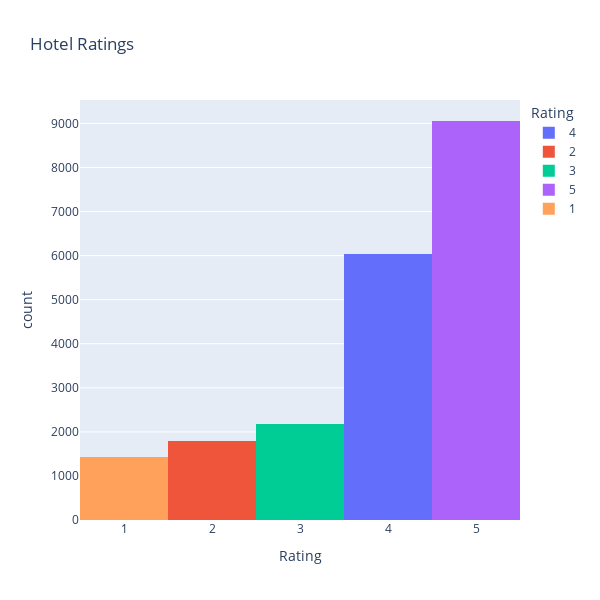

Notebook cell for this chart:
### Markdown cell above
Five types of Ratings from 1 - 5 with 1 being the lowest and 5 being the highest

### Code cell
px.histogram(df,x = "Rating",color = "Rating",title = "Hotel Ratings", width=600,height=600)

### Figure 1 — Plotly figure (JSON) as saved in the notebook; plotly's stock layout.template omitted (floating-point values rounded to 4 significant figures; data arrays with more than 128 entries replaced by an {"elided": "..."} marker saying what was removed)
{"data": [{"alignmentgroup": "True", "bingroup": "x", "hovertemplate": "Rating=%{x}<br>count=%{y}<extra></extra>", "legendgroup": "4", "marker": {"color": "#636efa", "pattern": {"shape": ""}}, "name": "4", "offsetgroup": "4", "orientation": "v", "showlegend": true, "type": "histogram", "x": {"elided": "6039 int values"}, "xaxis": "x", "yaxis": "y"}, {"alignmentgroup": "True", "bingroup": "x", "hovertemplate": "Rating=%{x}<br>count=%{y}<extra></extra>", "legendgroup": "2", "marker": {"color": "#EF553B", "pattern": {"shape": ""}}, "name": "2", "offsetgroup": "2", "orientation": "v", "showlegend": true, "type": "histogram", "x": {"elided": "1793 int values"}, "xaxis": "x", "yaxis": "y"}, {"alignmentgroup": "True", "bingroup": "x", "hovertemplate": "Rating=%{x}<br>count=%{y}<extra></extra>", "legendgroup": "3", "marker": {"color": "#00cc96", "pattern": {"shape": ""}}, "name": "3", "offsetgroup": "3", "orientation": "v", "showlegend": true, "type": "histogram", "x": {"elided": "2184 int values"}, "xaxis": "x", "yaxis": "y"}, {"alignmentgroup": "True", "bingroup": "x", "hovertemplate": "Rating=%{x}<br>count=%{y}<extra></extra>", "legendgroup": "5", "marker": {"color": "#ab63fa", "pattern": {"shape": ""}}, "name": "5", "offsetgroup": "5", "orientation": "v", "showlegend": true, "type": "histogram", "x": {"elided": "9054 int values"}, "xaxis": "x", "yaxis": "y"}, {"alignmentgroup": "True", "bingroup": "x", "hovertemplate": "Rating=%{x}<br>count=%{y}<extra></extra>", "legendgroup": "1", "marker": {"color": "#FFA15A", "pattern": {"shape": ""}}, "name": "1", "offsetgroup": "1", "orientation": "v", "showlegend": true, "type": "histogram", "x": {"elided": "1421 int values"}, "xaxis": "x", "yaxis": "y"}], "layout": {"barmode": "relative", "height": 600, "legend": {"title": {"text": "Rating"}, "tracegroupgap": 0}, "title": {"text": "Hotel Ratings"}, "width": 600, "xaxis": {"anchor": "y", "categoryarray": [4, 2, 3, 5, 1], "categoryorder": "array", "domain": [0, 1], "title": {"text": "Rating"}}, "yaxis": {"anchor": "x", "domain": [0, 1], "title": {"text": "count"}}}}
